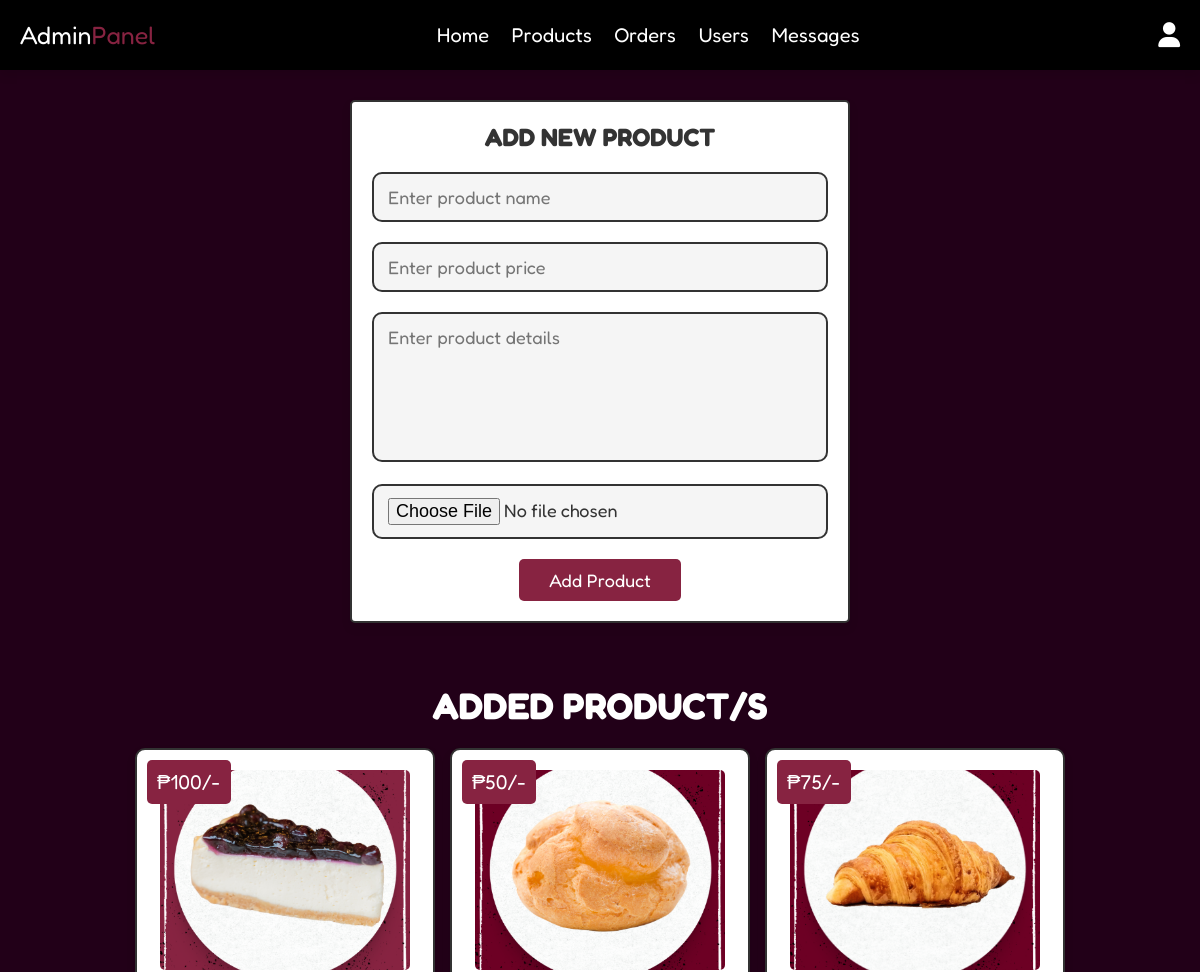
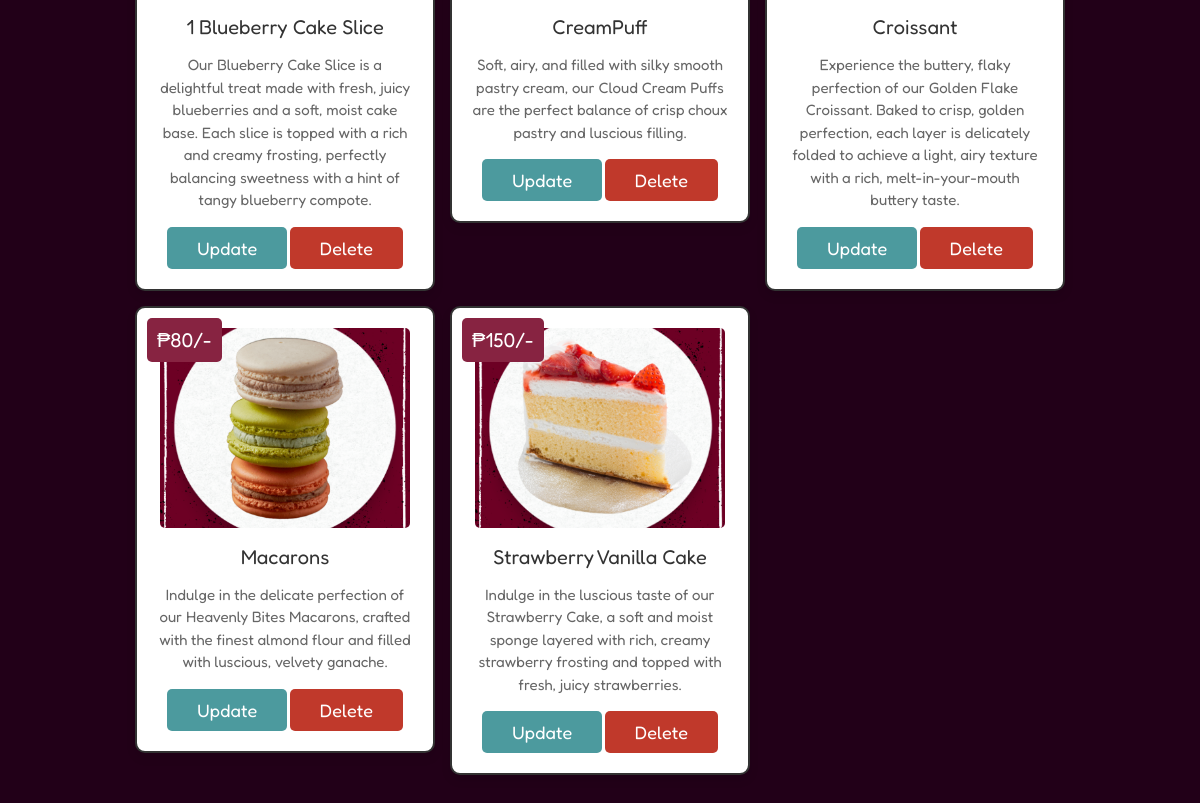
The app's page /aurumelle_admin_panel/admin_products.php (signed in) with its own data (2 pictures, top to bottom).
### tables this page shows
CREATE TABLE `products` (
  `id` int(100) NOT NULL,
  `name` varchar(100) NOT NULL,
  `details` varchar(500) NOT NULL,
  `price` int(100) NOT NULL,
  `image` varchar(100) NOT NULL
);

### aurumelle_admin_panel/admin_products.php (the view, shortened to what this page needs)
<?php
@include '../config.php';
?>
<!DOCTYPE html>
<html lang="en">
   <head>
      <link rel="stylesheet" href="https://cdnjs.cloudflare.com/ajax/libs/font-awesome/6.7.2/css/all.min.css">
      <link rel="stylesheet" href="../aurumelle_css/admin_style.css">
   </head>
   <body>
   <?php @include 'admin_header.php'; ?>
   <section class="add-products">
      <form action="" method="POST" enctype="multipart/form-data">
         <h3>Add New Product</h3>
         <input type="text" class="box" required placeholder="Enter product name" name="name">
         <input type="number" min="0" class="box" required placeholder="Enter product price" name="price">
         <textarea name="details" class="box" required placeholder="Enter product details" cols="30" rows="10"></textarea>
         <input type="file" accept="image/jpg, image/jpeg, image/png" required class="box" name="image">
         <input type="submit" value="Add Product" name="add_product" class="btn">
      </form>
   </section>
   <section class="show-products">
      <h3 class="title">Added Product/s</h3>
      <div class="box-container">
         <?php
            $select_products = mysqli_query($conn, "SELECT * FROM `products`") or die('query failed');
            if(mysqli_num_rows($select_products) > 0){
               while($fetch_products = mysqli_fetch_assoc($select_products)){
         ?>
         <div class="box">
            <div class="price">₱<?php echo $fetch_products['price']; ?>/-</div>
            <img class="image" src="../uploaded_img/<?php echo $fetch_products['image']; ?>" alt="Product Image">
            <div class="name"><?php echo $fetch_products['name']; ?></div>
            <div class="details"><?php echo $fetch_products['details']; ?></div>
            <a href="../aurumelle_admin_panel/admin_update_product.php?update=<?php echo $fetch_products['id']; ?>" class="option-btn">Update</a>
            <a href="../aurumelle_admin_panel/admin_products.php?delete=<?php echo $fetch_products['id']; ?>" class="delete-btn" onclick="return confirm('Delete this product?');">Delete</a>
         </div>
         <?php
            }
         }else{
            echo '<p class="empty">No products added yet!</p>';
         }
         ?>
      </div>
   </section>
   </body>
</html>

### aurumelle_admin_panel/admin_header.php (shortened to what this page needs)
<header class="header">
   <div class="flex">
      <a href="admin_page.php" class="logo">Admin<span>Panel</span></a>
      <nav class="navbar">
         <a href="admin_page.php">Home</a>
         <a href="admin_products.php">Products</a>
         <a href="admin_orders.php">Orders</a>
         <a href="admin_users.php">Users</a>
         <a href="admin_contacts.php">Messages</a>
      </nav>
      <div class="icons">
         <div id="user-btn" class="fas fa-user"></div>
      </div>
   </div>
</header>

### aurumelle_css/admin_style.css (style rules this page uses)
:root { --deep-berry:#872341; --red:#c0392b; --teal:#4C9A9E; --black:#333; --black2: #000; --white:#fff; --light-color:#666; --light-white:#ccc; --light-bg:#f5f5f5; --border:.2rem solid var(--black); --box-shadow:0 .5rem 1rem rgba(0,0,0,.1); }
* { font-family: 'Fredoka', sans-serif; margin:0; padding:0; box-sizing: border-box; outline: none; border:none; text-decoration: none; transition:all .2s linear; }
html { font-size: 62.5%; overflow-x: hidden; scroll-behavior: smooth; scroll-padding-top: 6.5rem; }
body { background: #220018; }
section { padding:3rem 2rem; }
.title { text-align: center; margin-bottom: 2rem; color:var(--white); text-transform: uppercase; font-size: 3.7rem; }
.btn, .delete-btn, .option-btn { display: inline-block; border-radius: .5rem; margin-top: 1rem; font-size: 1.8rem; color:var(--white); cursor: pointer; padding:1rem 3rem; text-transform: capitalize; }
.btn { background-color: var(--deep-berry); }
.delete-btn { background-color: var(--red); }
.option-btn { background-color: var(--teal); }
.header { position: sticky; top:0; left:0; right:0; background-color: var(--black2); z-index: 1000; box-shadow: var(--box-shadow); }
.header .flex { display: flex; align-items: center; justify-content: space-between; padding:2rem; max-width: 1200px; margin:0 auto; position: relative; }
.header .flex .icons div { font-size: 2.5rem; margin-left: 1.7rem; cursor: pointer; color:var(--white); }
.header .flex .navbar a { margin:0 1rem; font-size: 2rem; color:var(--white); }
.header .flex .logo { font-size: 2.5rem; color:var(--white); }
.header .flex .logo span { color:var(--deep-berry); }
.add-products form { max-width: 50rem; border-radius: .5rem; background-color: var(--white); border:var(--border); padding:2rem; text-align: center; margin:0 auto; box-shadow: var(--box-shadow); }
.add-products form h3 { font-size: 2.5rem; text-transform: uppercase; color:var(--black); margin-bottom: 1rem; }
.add-products form .box { width: 100%; margin:1rem 0; font-size: 1.8rem; color:var(--black); border-radius: 1rem; background-color: var(--light-bg); padding:1.2rem 1.4rem; border:var(--border); }
.add-products form textarea { height: 15rem; resize: none; }
.show-products .box-container { display: grid; grid-template-columns: repeat(auto-fit, 30rem); gap:1.5rem; align-items: flex-start; max-width: 1200px; margin: 0 auto; justify-content: center; }
.show-products .box-container .box { text-align: center; padding:2rem; border:var(--border); background-color: var(--white); box-shadow: var(--box-shadow); border-radius: 1rem; position: relative; }
.show-products .box-container .box .image { width: 100%; max-width: 250px; height: 200px; object-fit: cover; margin-bottom: .5rem; border-radius: .5rem; }
.show-products .box-container .box .price { background-color: var(--deep-berry); position: absolute; top:1rem; left:1rem; border-radius: .5rem; color:var(--white); padding:1rem; font-size: 2rem; }
.show-products .box-container .box .name { margin:1rem 0; font-size: 2rem; color:var(--black); }
.show-products .box-container .box .details { line-height: 1.5; color:var(--light-color); font-size: 1.5rem; padding:.5rem 0; }

### records on screen
products: price "100", image (picture), name "1 Blueberry Cake Slice", details "Our Blueberry Cake Slice is a delightful treat made with fresh, juicy blueberries and a soft, moist cake base. Each slice is topped with a rich and creamy frosting, perfectly balancing sweetness with a hint of tangy blueberry compote."
products: price "50", image (picture), name "CreamPuff", details "Soft, airy, and filled with silky smooth pastry cream, our Cloud Cream Puffs are the perfect balance of crisp choux pastry and luscious filling."
products: price "75", image (picture), name "Croissant", details "Experience the buttery, flaky perfection of our Golden Flake Croissant. Baked to crisp, golden perfection, each layer is delicately folded to achieve a light, airy texture with a rich, melt-in-your-mouth buttery taste."
products: price "80", image (picture), name "Macarons", details "Indulge in the delicate perfection of our Heavenly Bites Macarons, crafted with the finest almond flour and filled with luscious, velvety ganache."
products: price "150", image (picture), name "Strawberry Vanilla Cake", details "Indulge in the luscious taste of our Strawberry Cake, a soft and moist sponge layered with rich, creamy strawberry frosting and topped with fresh, juicy strawberries."
